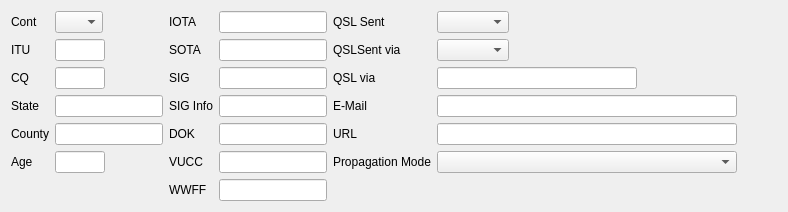
     <widget class="QWidget" name="tab_6">
      <attribute name="title">
       <string>&amp;Details</string>
      </attribute>
      <layout class="QHBoxLayout" name="horizontalLayout">
       <item>
        <layout class="QFormLayout" name="formLayout_2">
         <property name="formAlignment">
          <set>Qt::AlignLeading|Qt::AlignLeft|Qt::AlignTop</set>
         </property>
         <item row="0" column="0">
          <widget class="QLabel" name="contLabel">
           <property name="text">
            <string>Cont</string>
           </property>
          </widget>
         </item>
         <item row="0" column="1">
          <widget class="QComboBox" name="contEdit">
           <property name="enabled">
            <bool>true</bool>
           </property>
           <property name="sizePolicy">
            <sizepolicy hsizetype="Fixed" vsizetype="Fixed">
             <horstretch>0</horstretch>
             <verstretch>0</verstretch>
            </sizepolicy>
           </property>
           <property name="focusPolicy">
            <enum>Qt::ClickFocus</enum>
           </property>
           <property name="sizeAdjustPolicy">
            <enum>QComboBox::AdjustToContents</enum>
           </property>
           <item>
            <property name="text">
             <string/>
            </property>
           </item>
           <item>
            <property name="text">
             <string>AF</string>
            </property>
           </item>
           <item>
            <property name="text">
             <string>AN</string>
            </property>
           </item>
           <item>
            <property name="text">
             <string>AS</string>
            </property>
           </item>
           <item>
            <property name="text">
             <string>EU</string>
            </property>
           </item>
           <item>
            <property name="text">
             <string>NA</string>
            </property>
           </item>
           <item>
            <property name="text">
             <string>OC</string>
            </property>
           </item>
           <item>
            <property name="text">
             <string>SA</string>
            </property>
           </item>
          </widget>
         </item>
         <item row="1" column="0">
          <widget class="QLabel" name="ituLabel">
           <property name="text">
            <string>ITU</string>
           </property>
          </widget>
         </item>
         <item row="1" column="1">
          <widget class="QLineEdit" name="ituEdit">
           <property name="sizePolicy">
            <sizepolicy hsizetype="Fixed" vsizetype="Fixed">
             <horstretch>0</horstretch>
             <verstretch>0</verstretch>
            </sizepolicy>
           </property>
           <property name="maximumSize">
            <size>
             <width>50</width>
             <height>16777215</height>
            </size>
           </property>
           <property name="focusPolicy">
            <enum>Qt::ClickFocus</enum>
           </property>
           <property name="maxLength">
            <number>2</number>
           </property>
          </widget>
         </item>
         <item row="2" column="0">
          <widget class="QLabel" name="cqLabel">
           <property name="text">
            <string>CQ</string>
           </property>
          </widget>
         </item>
         <item row="2" column="1">
          <widget class="QLineEdit" name="cqEdit">
           <property name="sizePolicy">
            <sizepolicy hsizetype="Fixed" vsizetype="Fixed">
             <horstretch>0</horstretch>
             <verstretch>0</verstretch>
            </sizepolicy>
           </property>
           <property name="maximumSize">
            <size>
             <width>50</width>
             <height>16777215</height>
            </size>
           </property>
           <property name="focusPolicy">
            <enum>Qt::ClickFocus</enum>
           </property>
           <property name="maxLength">
            <number>2</number>
           </property>
          </widget>
         </item>
         <item row="3" column="0">
          <widget class="QLabel" name="stateLabel">
           <property name="text">
            <string>State</string>
           </property>
          </widget>
         </item>
         <item row="3" column="1">
          <widget class="QLineEdit" name="stateEdit">
           <property name="sizePolicy">
            <sizepolicy hsizetype="Fixed" vsizetype="Fixed">
             <horstretch>0</horstretch>
             <verstretch>0</verstretch>
            </sizepolicy>
           </property>
           <property name="maximumSize">
            <size>
             <width>200</width>
             <height>16777215</height>
            </size>
           </property>
           <property name="focusPolicy">
            <enum>Qt::ClickFocus</enum>
           </property>
          </widget>
         </item>
         <item row="4" column="0">
          <widget class="QLabel" name="countyLabel">
           <property name="text">
            <string>County</string>
           </property>
          </widget>
         </item>
         <item row="4" column="1">
          <widget class="QLineEdit" name="countyEdit">
           <property name="sizePolicy">
            <sizepolicy hsizetype="Fixed" vsizetype="Fixed">
             <horstretch>0</horstretch>
             <verstretch>0</verstretch>
            </sizepolicy>
           </property>
           <property name="maximumSize">
            <size>
             <width>200</width>
             <height>16777215</height>
            </size>
           </property>
           <property name="focusPolicy">
            <enum>Qt::ClickFocus</enum>
           </property>
          </widget>
         </item>
         <item row="5" column="0">
          <widget class="QLabel" name="ageLabel">
           <property name="text">
            <string>Age</string>
           </property>
          </widget>
         </item>
         <item row="5" column="1">
          <widget class="QLineEdit" name="ageEdit">
           <property name="sizePolicy">
            <sizepolicy hsizetype="Fixed" vsizetype="Fixed">
             <horstretch>0</horstretch>
             <verstretch>0</verstretch>
            </sizepolicy>
           </property>
           <property name="maximumSize">
            <size>
             <width>50</width>
             <height>16777215</height>
            </size>
           </property>
           <property name="focusPolicy">
            <enum>Qt::ClickFocus</enum>
           </property>
          </widget>
         </item>
        </layout>
       </item>
       <item>
        <layout class="QFormLayout" name="formLayout">
         <property name="formAlignment">
          <set>Qt::AlignLeading|Qt::AlignLeft|Qt::AlignTop</set>
         </property>
         <item row="0" column="0">
          <widget class="QLabel" name="iotaLabel">
           <property name="text">
            <string>IOTA</string>
           </property>
          </widget>
         </item>
         <item row="0" column="1">
          <widget class="QLineEdit" name="iotaEdit">
           <property name="sizePolicy">
            <sizepolicy hsizetype="Fixed" vsizetype="Fixed">
             <horstretch>0</horstretch>
             <verstretch>0</verstretch>
            </sizepolicy>
           </property>
           <property name="maximumSize">
            <size>
             <width>200</width>
             <height>16777215</height>
            </size>
           </property>
           <property name="focusPolicy">
            <enum>Qt::ClickFocus</enum>
           </property>
          </widget>
         </item>
         <item row="1" column="0">
          <widget class="QLabel" name="sotaLabel">
           <property name="text">
            <string>SOTA</string>
           </property>
          </widget>
         </item>
         <item row="1" column="1">
          <widget class="QLineEdit" name="sotaEdit">
           <property name="sizePolicy">
            <sizepolicy hsizetype="Fixed" vsizetype="Fixed">
             <horstretch>0</horstretch>
             <verstretch>0</verstretch>
            </sizepolicy>
           </property>
           <property name="focusPolicy">
            <enum>Qt::ClickFocus</enum>
           </property>
          </widget>
         </item>
         <item row="2" column="0">
          <widget class="QLabel" name="sigLabel">
           <property name="text">
            <string>SIG</string>
           </property>
          </widget>
         </item>
         <item row="2" column="1">
          <widget class="QLineEdit" name="sigEdit">
           <property name="focusPolicy">
            <enum>Qt::ClickFocus</enum>
           </property>
           <property name="toolTip">
            <string>Example POTA</string>
           </property>
          </widget>
         </item>
         <item row="3" column="0">
          <widget class="QLabel" name="sigInfoLabel">
           <property name="text">
            <string>SIG Info</string>
           </property>
          </widget>
         </item>
         <item row="3" column="1">
          <widget class="QLineEdit" name="sigInfoEdit">
           <property name="focusPolicy">
            <enum>Qt::ClickFocus</enum>
           </property>
           <property name="toolTip">
            <string>Example for POTA: DA-0165</string>
           </property>
          </widget>
         </item>
         <item row="4" column="0">
          <widget class="QLabel" name="dokLabel">
           <property name="text">
            <string>DOK</string>
           </property>
          </widget>
         </item>
         <item row="4" column="1">
          <widget class="QLineEdit" name="dokEdit">
           <property name="focusPolicy">
            <enum>Qt::ClickFocus</enum>
           </property>
           <property name="toolTip">
            <string>the contacted station's DARC DOK (District Location Code) (ex. A01)</string>
           </property>
          </widget>
         </item>
         <item row="5" column="0">
          <widget class="QLabel" name="vuccLabel">
           <property name="text">
            <string>VUCC</string>
           </property>
          </widget>
         </item>
         <item row="5" column="1">
          <widget class="QLineEdit" name="vuccEdit">
           <property name="focusPolicy">
            <enum>Qt::ClickFocus</enum>
           </property>
           <property name="toolTip">
            <string>two or four adjacent Maidenhead grid locators, each four characters long, (ex. EN98,FM08,EM97,FM07)</string>
           </property>
          </widget>
         </item>
         <item row="6" column="0">
          <widget class="QLabel" name="wwffLabel">
           <property name="text">
            <string>WWFF</string>
           </property>
          </widget>
         </item>
         <item row="6" column="1">
          <widget class="QLineEdit" name="wwffEdit">
           <property name="focusPolicy">
            <enum>Qt::ClickFocus</enum>
           </property>
           <property name="toolTip">
            <string>World Wide Flora &amp; Fauna</string>
           </property>
          </widget>
         </item>
        </layout>
       </item>
       <item>
        <layout class="QFormLayout" name="formLayout_3">
         <property name="formAlignment">
          <set>Qt::AlignLeading|Qt::AlignLeft|Qt::AlignTop</set>
         </property>
         <item row="0" column="0">
          <widget class="QLabel" name="qslSentLabel">
           <property name="text">
            <string>QSL Sent</string>
           </property>
          </widget>
         </item>
         <item row="0" column="1">
          <widget class="QComboBox" name="qslSentBox">
           <property name="sizePolicy">
            <sizepolicy hsizetype="Maximum" vsizetype="Fixed">
             <horstretch>0</horstretch>
             <verstretch>0</verstretch>
            </sizepolicy>
           </property>
           <property name="minimumSize">
            <size>
             <width>50</width>
             <height>0</height>
            </size>
           </property>
           <property name="focusPolicy">
            <enum>Qt::ClickFocus</enum>
           </property>
          </widget>
         </item>
         <item row="1" column="0">
          <widget class="QLabel" name="qslSentViaLabel">
           <property name="text">
            <string>QSLSent via</string>
           </property>
          </widget>
         </item>
         <item row="1" column="1">
          <widget class="QComboBox" name="qslSentViaBox">
           <property name="sizePolicy">
            <sizepolicy hsizetype="Maximum" vsizetype="Fixed">
             <horstretch>0</horstretch>
             <verstretch>0</verstretch>
            </sizepolicy>
           </property>
           <property name="minimumSize">
            <size>
             <width>50</width>
             <height>0</height>
            </size>
           </property>
           <property name="focusPolicy">
            <enum>Qt::ClickFocus</enum>
           </property>
          </widget>
         </item>
         <item row="2" column="0">
          <widget class="QLabel" name="qslViaLabel">
           <property name="text">
            <string>QSL via</string>
           </property>
          </widget>
         </item>
         <item row="2" column="1">
          <layout class="QHBoxLayout" name="horizontalLayout_9">
           <property name="spacing">
            <number>0</number>
           </property>
           <item>
            <widget class="QLineEdit" name="qslViaEdit">
             <property name="sizePolicy">
              <sizepolicy hsizetype="Maximum" vsizetype="Fixed">
               <horstretch>0</horstretch>
               <verstretch>0</verstretch>
              </sizepolicy>
             </property>
             <property name="minimumSize">
              <size>
               <width>200</width>
               <height>0</height>
              </size>
             </property>
             <property name="focusPolicy">
              <enum>Qt::ClickFocus</enum>
             </property>
             <property name="maxLength">
              <number>25</number>
             </property>
            </widget>
           </item>
           <item>
            <spacer name="horizontalSpacer_8">
             <property name="orientation">
              <enum>Qt::Horizontal</enum>
             </property>
             <property name="sizeType">
              <enum>QSizePolicy::Minimum</enum>
             </property>
             <property name="sizeHint" stdset="0">
              <size>
               <width>20</width>
               <height>10</height>
              </size>
             </property>
            </spacer>
           </item>
           <item>
            <widget class="QLabel" name="lotwLabel">
             <property name="enabled">
              <bool>true</bool>
             </property>
             <property name="font">
              <font>
               <pointsize>9</pointsize>
              </font>
             </property>
             <property name="text">
              <string/>
             </property>
             <property name="alignment">
              <set>Qt::AlignRight|Qt::AlignTrailing|Qt::AlignVCenter</set>
             </property>
             <property name="margin">
              <number>0</number>
             </property>
             <property name="indent">
              <number>6</number>
             </property>
            </widget>
           </item>
           <item>
            <widget class="QLabel" name="eqslLabel">
             <property name="enabled">
              <bool>true</bool>
             </property>
             <property name="font">
              <font>
               <pointsize>9</pointsize>
              </font>
             </property>
             <property name="text">
              <string/>
             </property>
             <property name="alignment">
              <set>Qt::AlignLeading|Qt::AlignLeft|Qt::AlignVCenter</set>
             </property>
             <property name="margin">
              <number>5</number>
             </property>
             <property name="indent">
              <number>5</number>
             </property>
            </widget>
           </item>
           <item>
            <spacer name="horizontalSpacer_6">
             <property name="orientation">
              <enum>Qt::Horizontal</enum>
             </property>
             <property name="sizeHint" stdset="0">
              <size>
               <width>40</width>
               <height>20</height>
              </size>
             </property>
            </spacer>
           </item>
          </layout>
         </item>
         <item row="3" column="0">
          <widget class="QLabel" name="emailLabel">
           <property name="text">
            <string>E-Mail</string>
           </property>
          </widget>
         </item>
         <item row="3" column="1">
          <widget class="QLineEdit" name="emailEdit">
           <property name="sizePolicy">
            <sizepolicy hsizetype="Minimum" vsizetype="Fixed">
             <horstretch>0</horstretch>
             <verstretch>0</verstretch>
            </sizepolicy>
           </property>
           <property name="focusPolicy">
            <enum>Qt::ClickFocus</enum>
           </property>
          </widget>
         </item>
         <item row="4" column="0">
          <widget class="QLabel" name="urlLabel">
           <property name="text">
            <string>URL</string>
           </property>
          </widget>
         </item>
         <item row="4" column="1">
          <widget class="QLineEdit" name="urlEdit">
           <property name="sizePolicy">
            <sizepolicy hsizetype="Minimum" vsizetype="Fixed">
             <horstretch>0</horstretch>
             <verstretch>0</verstretch>
            </sizepolicy>
           </property>
           <property name="focusPolicy">
            <enum>Qt::ClickFocus</enum>
           </property>
          </widget>
         </item>
         <item row="5" column="0">
          <widget class="QLabel" name="propagationModeLabel">
           <property name="text">
            <string>Propagation Mode</string>
           </property>
          </widget>
         </item>
         <item row="5" column="1">
          <widget class="QComboBox" name="propagationModeEdit">
           <property name="sizePolicy">
            <sizepolicy hsizetype="Maximum" vsizetype="Fixed">
             <horstretch>0</horstretch>
             <verstretch>0</verstretch>
            </sizepolicy>
           </property>
           <property name="minimumSize">
            <size>
             <width>300</width>
             <height>0</height>
            </size>
           </property>
           <property name="focusPolicy">
            <enum>Qt::ClickFocus</enum>
           </property>
          </widget>
         </item>
        </layout>
       </item>
       <item>
        <spacer name="horizontalSpacer_5">
         <property name="orientation">
          <enum>Qt::Horizontal</enum>
         </property>
         <property name="sizeHint" stdset="0">
          <size>
           <width>40</width>
           <height>20</height>
          </size>
         </property>
        </spacer>
       </item>
      </layout>
     </widget>
